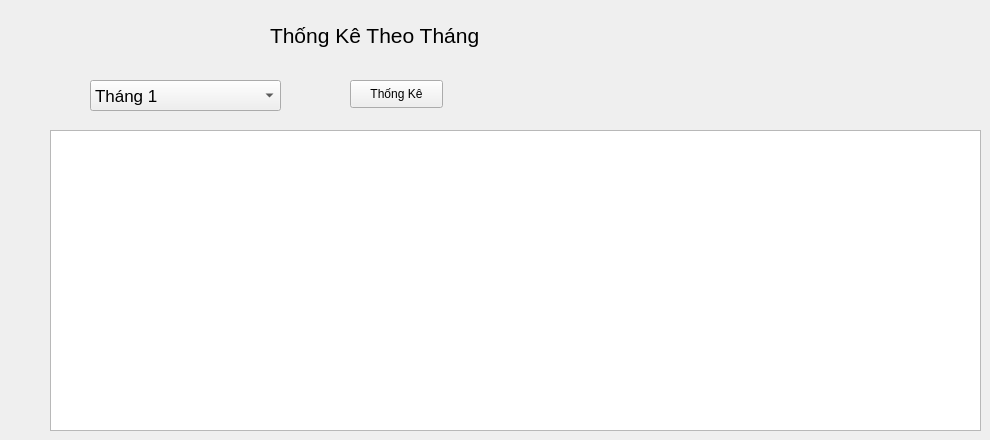
    <widget class="QWidget" name="tab_4">
     <attribute name="title">
      <string>Thống Kê</string>
     </attribute>
     <widget class="QComboBox" name="comboBox">
      <property name="geometry">
       <rect>
        <x>90</x>
        <y>80</y>
        <width>191</width>
        <height>31</height>
       </rect>
      </property>
      <property name="font">
       <font>
        <pointsize>13</pointsize>
       </font>
      </property>
      <item>
       <property name="text">
        <string>Tháng 1</string>
       </property>
      </item>
      <item>
       <property name="text">
        <string>Tháng 2</string>
       </property>
      </item>
      <item>
       <property name="text">
        <string>Tháng 3</string>
       </property>
      </item>
      <item>
       <property name="text">
        <string>Tháng 4</string>
       </property>
      </item>
      <item>
       <property name="text">
        <string>Tháng 5</string>
       </property>
      </item>
      <item>
       <property name="text">
        <string>Tháng 6</string>
       </property>
      </item>
      <item>
       <property name="text">
        <string>Tháng 7</string>
       </property>
      </item>
      <item>
       <property name="text">
        <string>Tháng 8</string>
       </property>
      </item>
      <item>
       <property name="text">
        <string>Tháng 9</string>
       </property>
      </item>
      <item>
       <property name="text">
        <string>Tháng 10</string>
       </property>
      </item>
      <item>
       <property name="text">
        <string>Tháng 11</string>
       </property>
      </item>
      <item>
       <property name="text">
        <string>Tháng 12</string>
       </property>
      </item>
     </widget>
     <widget class="QTableView" name="tableView_TK">
      <property name="geometry">
       <rect>
        <x>50</x>
        <y>130</y>
        <width>931</width>
        <height>301</height>
       </rect>
      </property>
     </widget>
     <widget class="QPushButton" name="btn_thongke">
      <property name="geometry">
       <rect>
        <x>350</x>
        <y>80</y>
        <width>93</width>
        <height>28</height>
       </rect>
      </property>
      <property name="text">
       <string>Thống Kê</string>
      </property>
     </widget>
     <widget class="QLabel" name="label_19">
      <property name="geometry">
       <rect>
        <x>270</x>
        <y>20</y>
        <width>301</width>
        <height>31</height>
       </rect>
      </property>
      <property name="font">
       <font>
        <pointsize>16</pointsize>
       </font>
      </property>
      <property name="text">
       <string>Thống Kê Theo Tháng</string>
      </property>
     </widget>
    </widget>
